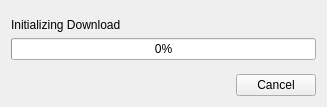
<?xml version="1.0" encoding="UTF-8"?>
<ui version="4.0">
 <class>UpdaterWindow</class>
 <widget class="QWidget" name="UpdaterWindow">
  <property name="geometry">
   <rect>
    <x>0</x>
    <y>0</y>
    <width>327</width>
    <height>107</height>
   </rect>
  </property>
  <property name="windowTitle">
   <string>RP Soundboard Updater</string>
  </property>
  <layout class="QVBoxLayout" name="verticalLayout">
   <item>
    <spacer name="verticalSpacer_2">
     <property name="orientation">
      <enum>Qt::Vertical</enum>
     </property>
     <property name="sizeHint" stdset="0">
      <size>
       <width>20</width>
       <height>40</height>
      </size>
     </property>
    </spacer>
   </item>
   <item>
    <widget class="QLabel" name="statusLabel">
     <property name="sizePolicy">
      <sizepolicy hsizetype="Preferred" vsizetype="Minimum">
       <horstretch>0</horstretch>
       <verstretch>0</verstretch>
      </sizepolicy>
     </property>
     <property name="text">
      <string>Initializing Download</string>
     </property>
    </widget>
   </item>
   <item>
    <widget class="QProgressBar" name="progressBar">
     <property name="value">
      <number>0</number>
     </property>
    </widget>
   </item>
   <item>
    <spacer name="verticalSpacer">
     <property name="orientation">
      <enum>Qt::Vertical</enum>
     </property>
     <property name="sizeHint" stdset="0">
      <size>
       <width>20</width>
       <height>40</height>
      </size>
     </property>
    </spacer>
   </item>
   <item>
    <widget class="QDialogButtonBox" name="buttonBox">
     <property name="standardButtons">
      <set>QDialogButtonBox::Cancel</set>
     </property>
    </widget>
   </item>
  </layout>
 </widget>
 <resources/>
 <connections/>
</ui>
